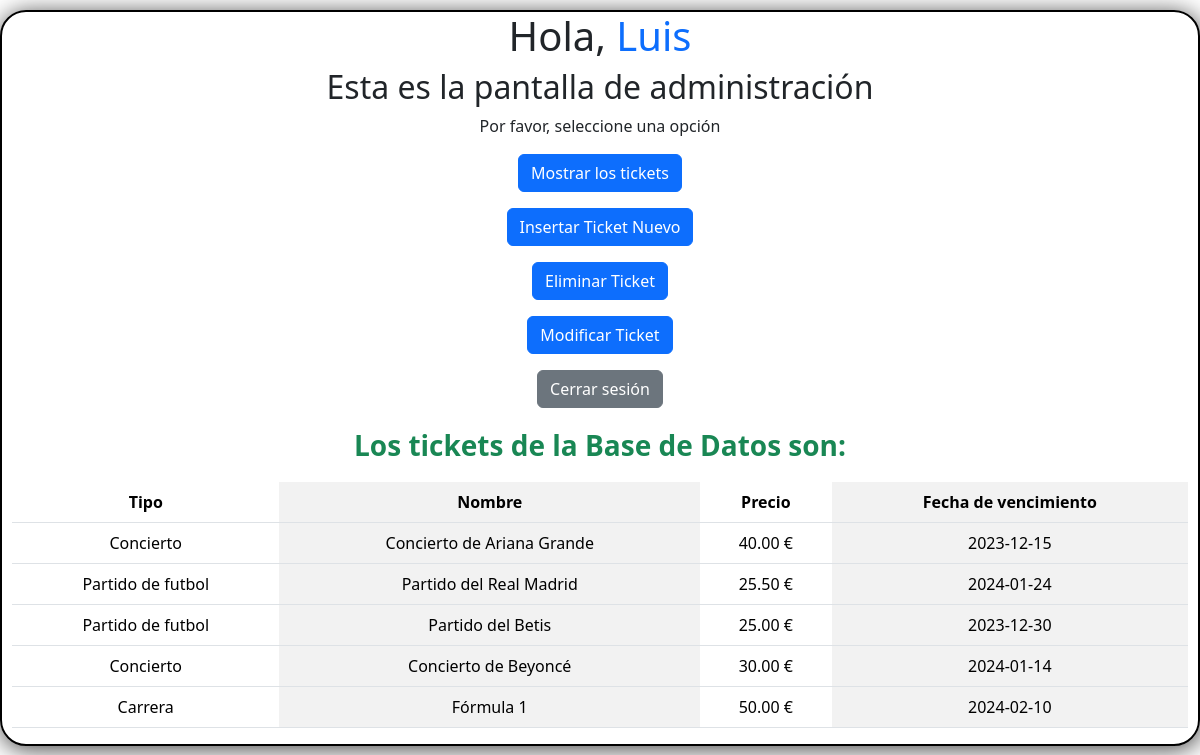
/pages/inicio_usuario_admin.php?accion=mostrar_tickets (signed in), run on the app's committed database.
### tables this page shows
CREATE TABLE `tickets` (
  `id_ticket` int(20) NOT NULL,
  `tipo` varchar(50) NOT NULL,
  `nombre_ticket` varchar(100) NOT NULL,
  `precio` float NOT NULL,
  `fecha_ven` date NOT NULL
);

### libraries/db_funciones.php (the view, shortened to what this page needs)
<?php
function mostrarTickets() {
    try {
        echo '<p class="fs-3 fw-bold text-success">Los tickets de la Base de Datos son:</p>';
        $conn = realizarConexionBD();
        $sql = "SELECT tipo, nombre_ticket, CONCAT(FORMAT(precio, 2), ' €') AS Precio, fecha_ven FROM tickets ";
        $result = mysqli_query($conn, $sql);
        if ($result->num_rows != 0) {
            tablaTickets($result);
        } else {
            echo '<div class="alert alert-danger" role="alert">
                No hay tickets en la Base de Datos.
              </div>';
        }
    } catch (Exception $exc) {
        echo '<div class="alert alert-danger" role="alert">
                No se puede acceder a la Base de Datos.
              </div>';
    }
}
function tablaTickets($result) {
    echo '<table class="table table-striped-columns">';
    echo '<tr>';
    echo '<th>Tipo</th>';
    echo '<th>Nombre</th>';
    echo '<th>Precio</th>';
    echo '<th>Fecha de vencimiento</th>';
    echo '</tr>';
    while ($fila = mysqli_fetch_assoc($result)) {
        echo '<tr>';
        echo '<td>' . $fila['tipo'] . '</td>';
        echo '<td>' . $fila['nombre_ticket'] . '</td>';
        echo '<td>' . $fila['Precio'] . '</td>';
        echo '<td>' . $fila['fecha_ven'] . '</td>';
        echo '</tr>';
    }
    echo '</table>';
}
function realizarConexionBD() {
    $servername = "127.0.0.1";
    $username = "root";
    $password = "";
    $database = "software_venta_tickets";
    $conn = mysqli_connect($servername, $username, $password, $database);
    return $conn;
}

### pages/inicio_usuario_admin.php (shortened to what this page needs)
<?php
    include '../libraries/db_funciones.php';
?>
<!DOCTYPE html>
<html lang="es">
    <head>
        <link href="https://cdn.jsdelivr.net/npm/bootstrap@5.3.2/dist/css/bootstrap.min.css" rel="stylesheet">
        <link rel="stylesheet" href="../css/styles.css">
    </head>
    <body class="body">
        <main class="main">
            <h1 class="centrar">Hola,
                <span class="text-primary"><?php echo $_COOKIE['nombreUsuario']; ?></span></h1>
            <h2 class="centrar">Esta es la pantalla de administración</h2>
            <p class="centrar">Por favor, seleccione una opción</p>
            <a class="btn btn-primary mb-3" href="./inicio_usuario_admin.php?accion=mostrar_tickets" role="button">Mostrar los tickets</a>
            <br>
            <a class="btn btn-primary mb-3" href="./inicio_usuario_admin.php?accion=form_insertar_ticket" role="button">Insertar Ticket Nuevo</a>
            <br>
            <a class="btn btn-primary mb-3" href="./inicio_usuario_admin.php?accion=eliminar_tickets" role="button">Eliminar Ticket</a>
            <br>
            <a class="btn btn-primary mb-3" href="./inicio_usuario_admin.php?accion=modificar_tickets" role="button">Modificar Ticket</a>
            <br>
            <a class="btn btn-secondary mb-3" href="./inicio_usuario_admin.php?accion=cerrar_sesion" role="button">Cerrar sesión</a>
            <?php
                $accion = filter_input(INPUT_GET, 'accion');
                if(isset($accion)){
                    if($accion == 'mostrar_tickets'){
                        mostrarTickets();
                    }
                }
            ?>
        </main>
    </body>
</html>

### css/styles.css (style rules this page uses)
.body { width: 1200px; margin: 0 auto; border: 2px solid black; text-align: center; box-shadow: 1px 3px 25px 0px rgba(0,0,0,0.75); border-radius: 26px 26px 26px 26px; margin-top: 10px; }
.main { margin-left: 10px; margin-right: 10px; }
.centrar { text-align: center; }

### data on the page
tickets: tipo "Concierto", nombre_ticket "Concierto de Ariana Grande", Precio "40.00 €", fecha_ven "2023-12-15"
tickets: tipo "Partido de futbol", nombre_ticket "Partido del Real Madrid", Precio "25.50 €", fecha_ven "2024-01-24"
tickets: tipo "Partido de futbol", nombre_ticket "Partido del Betis", Precio "25.00 €", fecha_ven "2023-12-30"
tickets: tipo "Concierto", nombre_ticket "Concierto de Beyoncé", Precio "30.00 €", fecha_ven "2024-01-14"
tickets: tipo "Carrera", nombre_ticket "Fórmula 1", Precio "50.00 €", fecha_ven "2024-02-10"

### other printed values
$_COOKIE['nombreUsuario'] "Luis"
